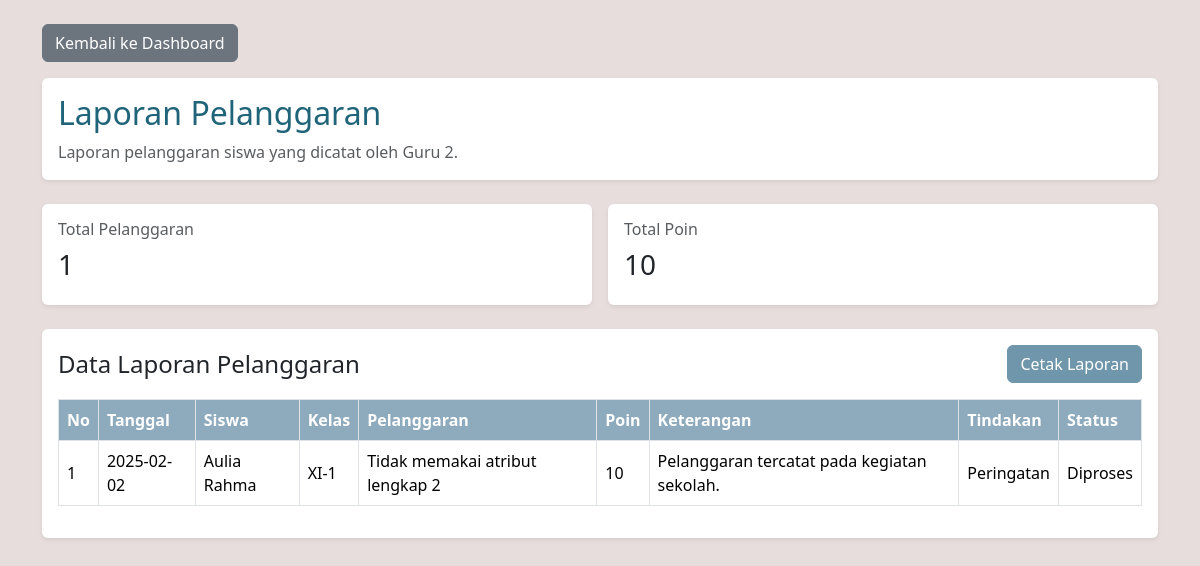
The app's page /guru/laporan.php (signed in), older data.
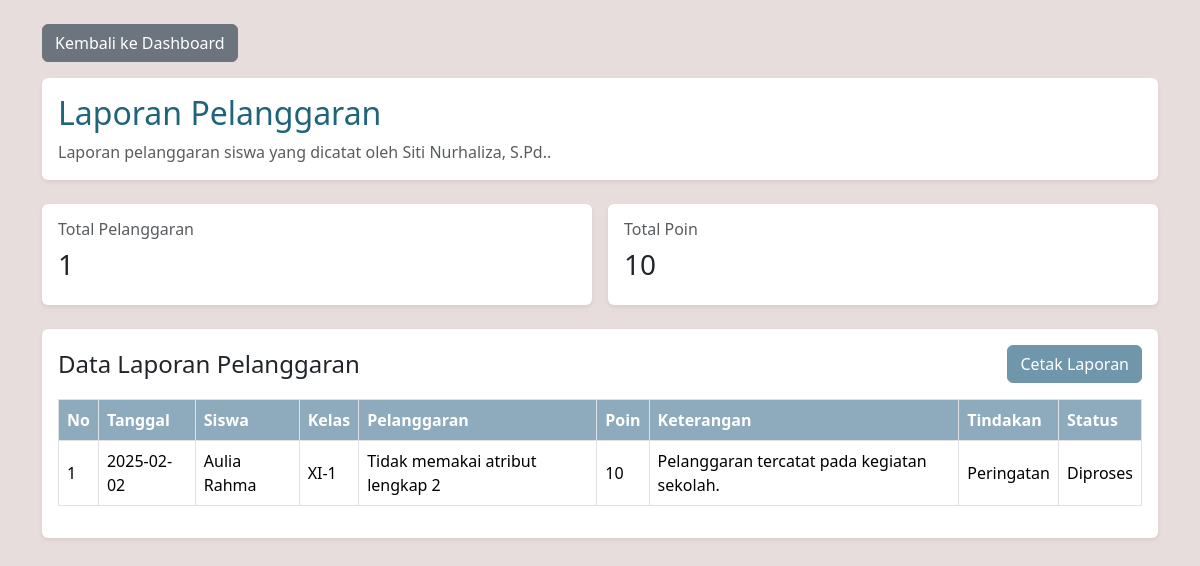
The same page, newer data.
### tables this page shows
CREATE TABLE `t_guru` (
  `id` int(11) NOT NULL,
  `nip` varchar(30) NOT NULL,
  `nama` varchar(150) NOT NULL,
  `email` varchar(150) NOT NULL,
  `status_aktif` tinyint(1) NOT NULL,
  `user_id` int(11) DEFAULT NULL,
  `created_at` timestamp NULL DEFAULT current_timestamp(),
  `updated_at` timestamp NULL DEFAULT current_timestamp()
);

CREATE TABLE `t_pelanggaran_siswa` (
  `id` int(11) NOT NULL,
  `tahun_ajaran_id` int(11) NOT NULL,
  `siswa_id` int(11) NOT NULL,
  `nama_siswa` varchar(150) NOT NULL,
  `pelanggaran_id` int(11) NOT NULL,
  `nama_pelanggaran` varchar(150) NOT NULL,
  `pelanggaran_kategori_id` int(11) NOT NULL,
  `guru_id` int(11) NOT NULL,
  `nama_guru` varchar(150) NOT NULL,
  `tanggal` date NOT NULL,
  `keterangan` text NOT NULL,
  `poin` int(11) NOT NULL,
  `tindakan` text NOT NULL,
  `status` varchar(30) NOT NULL,
  `created_at` timestamp NOT NULL DEFAULT current_timestamp(),
  `updated_at` timestamp NOT NULL DEFAULT current_timestamp(),
  `kelas_id` int(11) NOT NULL,
  `nama_kelas` varchar(100) NOT NULL
);

### guru/laporan.php (the view, shortened to what this page needs)
<?php
include "../config/koneksi.php";
$user_id = $_SESSION['user_id'];
$query_guru = mysqli_query(
    $koneksi,
    "SELECT id, nama
     FROM t_guru
     WHERE user_id='$user_id'
     LIMIT 1"
);
$data_guru = mysqli_fetch_assoc($query_guru);
$guru_id = $data_guru['id'] ?? 0;
$nama_guru = $data_guru['nama'] ?? $_SESSION['nama'];
$query = mysqli_query(
    $koneksi,
    "SELECT
        ps.id,
        ps.tanggal,
        ps.nama_siswa,
        ps.nama_kelas,
        ps.nama_pelanggaran,
        ps.poin,
        ps.keterangan,
        ps.tindakan,
        ps.status
     FROM t_pelanggaran_siswa ps
     WHERE ps.guru_id='$guru_id'
     ORDER BY ps.tanggal DESC, ps.id DESC"
);
$query_total = mysqli_query(
    $koneksi,
    "SELECT SUM(poin) AS total
     FROM t_pelanggaran_siswa
     WHERE guru_id='$guru_id'"
);
$data_total = mysqli_fetch_assoc($query_total);
$total_poin = $data_total['total'] ?? 0;
$query_jumlah = mysqli_query(
    $koneksi,
    "SELECT COUNT(*) AS total
     FROM t_pelanggaran_siswa
     WHERE guru_id='$guru_id'"
);
$data_jumlah = mysqli_fetch_assoc($query_jumlah);
$total_pelanggaran = $data_jumlah['total'] ?? 0;
?>
<!DOCTYPE html>
<html>
<head>
    <link
        href="https://cdn.jsdelivr.net/npm/bootstrap@5.3.8/dist/css/bootstrap.min.css"
        rel="stylesheet">
</head>
<body>
<div class="container py-4">
    <div class="mb-3 no-print">
        <a
            href="../dashboard.php"
            class="btn btn-secondary">
            Kembali ke Dashboard
        </a>
    </div>
    <div class="card shadow-sm mb-4">
        <div class="card-body">
            <h2 class="judul">
                Laporan Pelanggaran
            </h2>
            <p class="text-muted mb-0">
                Laporan pelanggaran siswa yang dicatat oleh
                <?= $nama_guru; ?>.
            </p>
        </div>
    </div>
    <div class="row g-3 mb-4">
        <div class="col-md-6">
            <div class="card shadow-sm">
                <div class="card-body">
                    <h6 class="text-muted">
                        Total Pelanggaran
                    </h6>
                    <h3>
                        <?= $total_pelanggaran; ?>
                    </h3>
                </div>
            </div>
        </div>
        <div class="col-md-6">
            <div class="card shadow-sm">
                <div class="card-body">
                    <h6 class="text-muted">
                        Total Poin
                    </h6>
                    <h3>
                        <?= $total_poin; ?>
                    </h3>
                </div>
            </div>
        </div>
    </div>
    <div class="card shadow-sm">
        <div class="card-body">
            <div class="d-flex justify-content-between align-items-center mb-3">
                <h4 class="mb-0">
                    Data Laporan Pelanggaran
                </h4>
                <button
                    onclick="window.print()"
                    class="btn btn-primary no-print">
                    Cetak Laporan
                </button>
            </div>
            <div class="table-responsive">
                <table class="table table-bordered table-hover align-middle">
                    <thead>
                        <tr>
                            <th>No</th>
                            <th>Tanggal</th>
                            <th>Siswa</th>
                            <th>Kelas</th>
                            <th>Pelanggaran</th>
                            <th>Poin</th>
                            <th>Keterangan</th>
                            <th>Tindakan</th>
                            <th>Status</th>
                        </tr>
                    </thead>
                    <tbody>
                    <?php
                    $no = 1;
                    while ($data = mysqli_fetch_assoc($query)) {
                    ?>
                        <tr>
                            <td>
                                <?= $no++; ?>
                            </td>
                            <td>
                                <?= $data['tanggal']; ?>
                            </td>
                            <td>
                                <?= $data['nama_siswa']; ?>
                            </td>
                            <td>
                                <?= $data['nama_kelas']; ?>
                            </td>
                            <td>
                                <?= $data['nama_pelanggaran']; ?>
                            </td>
                            <td>
                                <?= $data['poin']; ?>
                            </td>
                            <td>
                                <?= $data['keterangan']; ?>
                            </td>
                            <td>
                                <?= $data['tindakan']; ?>
                            </td>
                            <td>
                                <?= $data['status']; ?>
                            </td>
                        </tr>
                    <?php } ?>
                    </tbody>
                </table>
            </div>
        </div>
    </div>
</div>
</body>
</html>

### guru/laporan.php (style rules this page uses)
body { background-color: #e8dddd; }
.btn-primary { --bs-btn-color: #fff; --bs-btn-bg: #6f96aa; --bs-btn-border-color: #6f96aa; --bs-btn-hover-color: #fff; --bs-btn-hover-bg: #5f879b; --bs-btn-hover-border-color: #5f879b; --bs-btn-active-color: #fff; --bs-btn-active-bg: #5f879b; --bs-btn-active-border-color: #5f879b; }
.judul { color: #1f6479; }
.card { border: none; }
.table thead th { background-color: #8eaabd; color: white; }

Row changes from the older to the newer data that the page shows:
changed t_guru: nama "Guru 2" → "Siti Nurhaliza, S.Pd."
